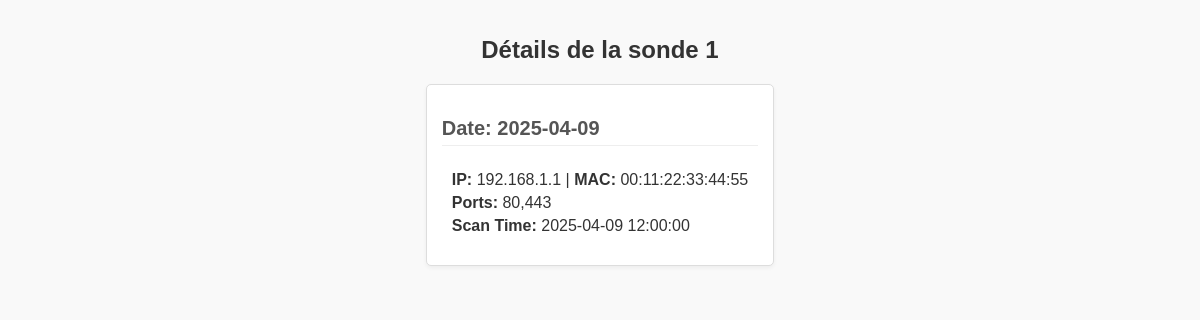
/probe?id=1, run on an earlier commit of the app's database.
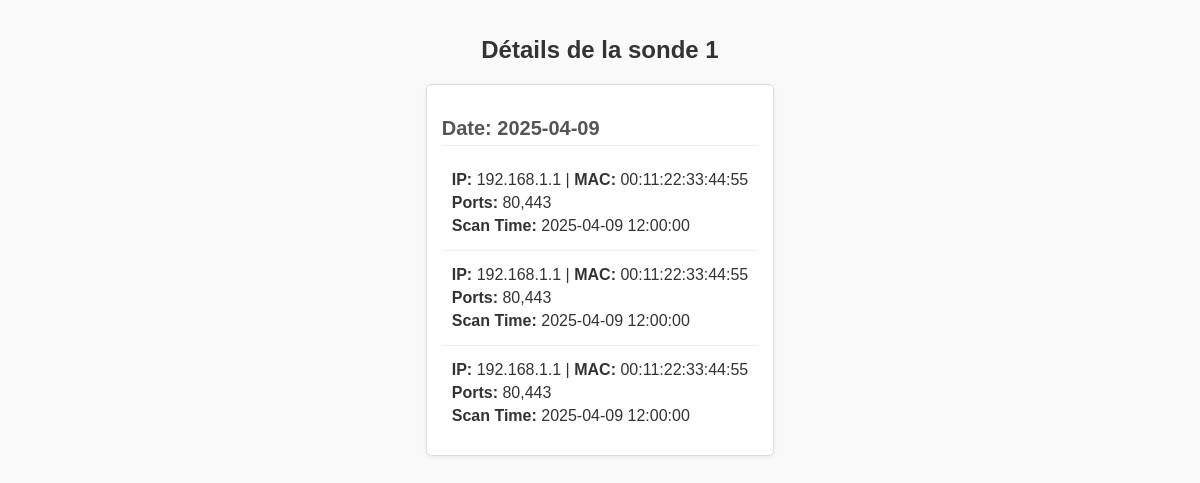
And on a later commit of the database.
### tables this page shows
CREATE TABLE scans (
        id INTEGER PRIMARY KEY AUTOINCREMENT,
        probe_id INTEGER NOT NULL,
        ip_address TEXT NOT NULL,
        mac_address TEXT NOT NULL,
        ports TEXT NOT NULL,
        scan_date TEXT NOT NULL
    );

### nesterapp/views.py (the view)
@app.route('/probe')
def probe_detail():
    probe_id = request.args.get('id')
    if not probe_id:
        return "Probe ID is required", 400
    conn = get_db_connection()
    query = """
        SELECT *, date(scan_date) as scan_day
        FROM scans
        WHERE probe_id = ?
        ORDER BY scan_date DESC
    """
    scans = conn.execute(query, (probe_id,)).fetchall()
    conn.close()
    grouped_scans = {}
    for scan in scans:
        day = scan['scan_day']
        if day not in grouped_scans:
            grouped_scans[day] = []
        grouped_scans[day].append(scan)
    sorted_groups = sorted(grouped_scans.items(), key=lambda x: x[0], reverse=True)
    return render_template('probe.html', probe_id=probe_id, grouped_scans=sorted_groups)

### nesterapp/views.py (called while the page is built)
def get_db_connection():
    conn = sqlite3.connect(DATABASE)
    conn.row_factory = sqlite3.Row  # This allows us to fetch rows as dictionaries.
    return conn

### nesterapp/templates/probe.html (shortened to what this page needs)
<!DOCTYPE html>
<html lang="en">
<head>
  <link rel="stylesheet" href="{{ url_for('static', filename='css/style.css') }}">
</head>
<body>
  <h1>Détails de la sonde {{ probe_id }}</h1>
  {% if grouped_scans|length > 0 %}
    {% for date, scans in grouped_scans %}
      <div class="group">
        <h2>Date: {{ date }}</h2>
        {% for scan in scans %}
          <div class="scan">
            <p><strong>IP:</strong> {{ scan.ip_address }} | <strong>MAC:</strong> {{ scan.mac_address }}</p>
            <p><strong>Ports:</strong> {{ scan.ports }}</p>
            <p><strong>Scan Time:</strong> {{ scan.scan_date }}</p>
          </div>
        {% endfor %}
      </div>
    {% endfor %}
  {% else %}
    <p>Aucun scan trouvé pour cette sonde.</p>
  {% endif %}
</body>
</html>

### nesterapp/static/css/style.css (style rules this page uses)
body { font-family: Arial, sans-serif; margin: 0; padding: 0; display: flex; flex-direction: column; align-items: center; background-color: #f4f4f4; }
h1 { color: #333; }
body { font-family: Arial, sans-serif; margin: 0; padding: 0; display: flex; background-color: #f4f4f4; }

### nesterapp/templates/probe.html (style rules this page uses)
body { font-family: Arial, sans-serif; background: #f9f9f9; margin: 20px; color: #333; }
h1 { margin-bottom: 20px; font-size: 24px; text-align: center; }
.group { background: #fff; border: 1px solid #ddd; border-radius: 5px; margin-bottom: 20px; padding: 15px; box-shadow: 0 2px 4px rgba(0,0,0,0.05); }
.group h2 { font-size: 20px; margin-bottom: 10px; color: #555; border-bottom: 1px solid #eee; padding-bottom: 5px; }
.scan { padding: 10px; border-bottom: 1px solid #eee; }
.scan:last-child { border-bottom: none; }
.scan p { margin: 5px 0; }

What changed in the data, as far as the page shows it:
added scans: ip_address "192.168.1.1", mac_address "00:11:22:33:44:55", ports "80,443", scan_date "2025-04-09 12:00:00"
added scans: ip_address "192.168.1.1", mac_address "00:11:22:33:44:55", ports "80,443", scan_date "2025-04-09 12:00:00"
